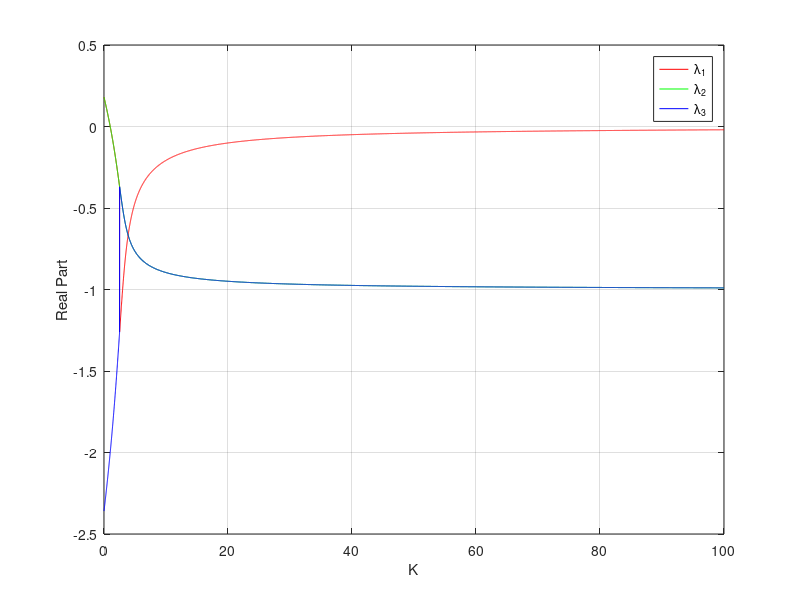
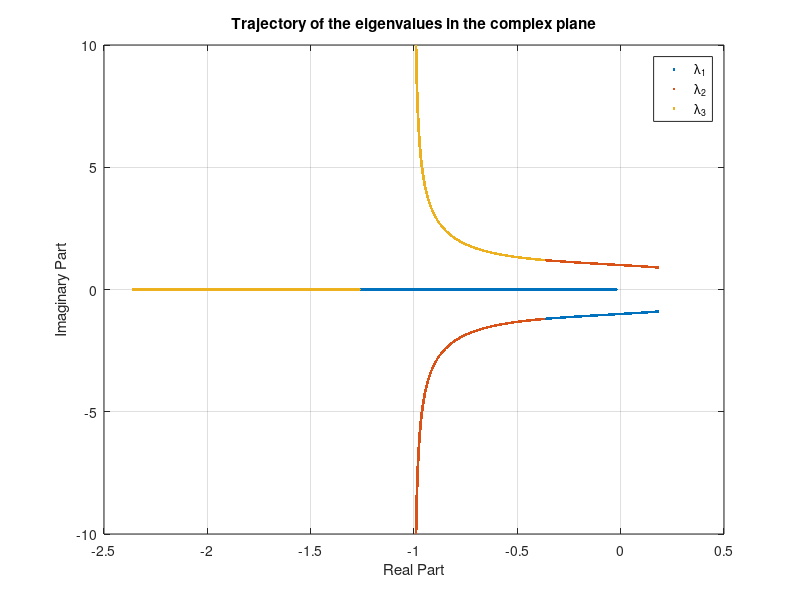

Source code (MATLAB) for these figures, in order:
close all;
clear;
clc;
% syms K;
% A = [0 1 0; 0 0 1; -2 -K -2];
% B = [0; 0; 1];
% C = [1 0 0];
% D = 0;
% sys = ss(A,B,C,D);

% Plot the characterstic values of the system
% as a function of K in the range 0 to 100
K = 0:0.01:100;
eig_vals = zeros(length(K), 3);
for i = 1:length(K)
    A = [0 1 0; 0 0 1; -2 -K(i) -2];
    eig_vals(i,:) = sort(eig(A));
end

% Determine that range of K for which all the characteristic values lie in the left half-plane.
K_stable = K(find(all(real(eig_vals) < 0, 2), 1))

figure;
plot(K, real(eig_vals(:,1)), 'r');
hold on;
plot(K, real(eig_vals(:,2)), 'g');
plot(K, real(eig_vals(:,3)), 'b');
xlabel('K');
ylabel('Real Part');
legend('\lambda_1', '\lambda_2', '\lambda_3');
grid on;

% Plot the trajectory of the eigenvalues in the complex plane
figure;
for i = 1:size(eig_vals, 2)
    plot(real(eig_vals(:,i)), imag(eig_vals(:,i)), '.');
    hold on;
end
xlabel('Real Part');
ylabel('Imaginary Part');
title('Trajectory of the eigenvalues in the complex plane');
legend('\lambda_1', '\lambda_2', '\lambda_3');
grid on;